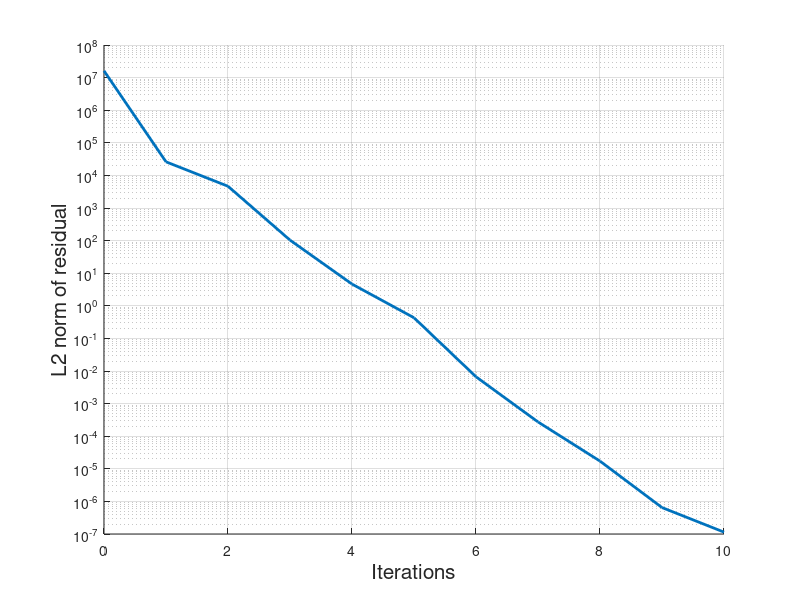

The MATLAB source for this figure:

Npoints = 0:10;
res = [1.612997867405e+07,2.609001333090e+04,4.645965947371e+03,1.036037761775e+02,4.640066512186e+00,4.297555704406e-01,6.644053321832e-03,2.738406251049e-04,1.721200196660e-05,6.475705996449e-07,1.141988294757e-07];

hold on;
semilogy(Npoints, res,'LineWidth',2)
xlabel('Iterations','Fontsize',15)
ylabel('L2 norm of residual','Fontsize',15)
grid on

%legend('show')
%ylim([0,20])

% % Styling: o = circles, - = solid line, -- = dashed line
% plot(x,y,'bo',var,P,'r--')  % Plot...add as many x and y combinations as needed 
% legend('Data Points','Langrange Approximation') % names in order of plotting above
% 
% loglog , semilogx , semilogy % logarithmic, semi-logarithmic plots
% hold on % between plot calls would create different figures.
% 
% % Plotting with loops.
% hold on
% for c = 1:d
%     len = 5/h(c)+1;
%     plot(T(1:len,c),er_F(1:len,c),'-o','Linewidth',1.75,'DisplayName',['h=' num2str(h(c))])
% end
% title('Absolute Error in Forward Euler with varied grid spacing (h)','FontSize',14)
% xlabel('Time','FontSize',14)
% ylabel('Absolute Error','FontSize',14)
% axis sqaure
% legend('show')